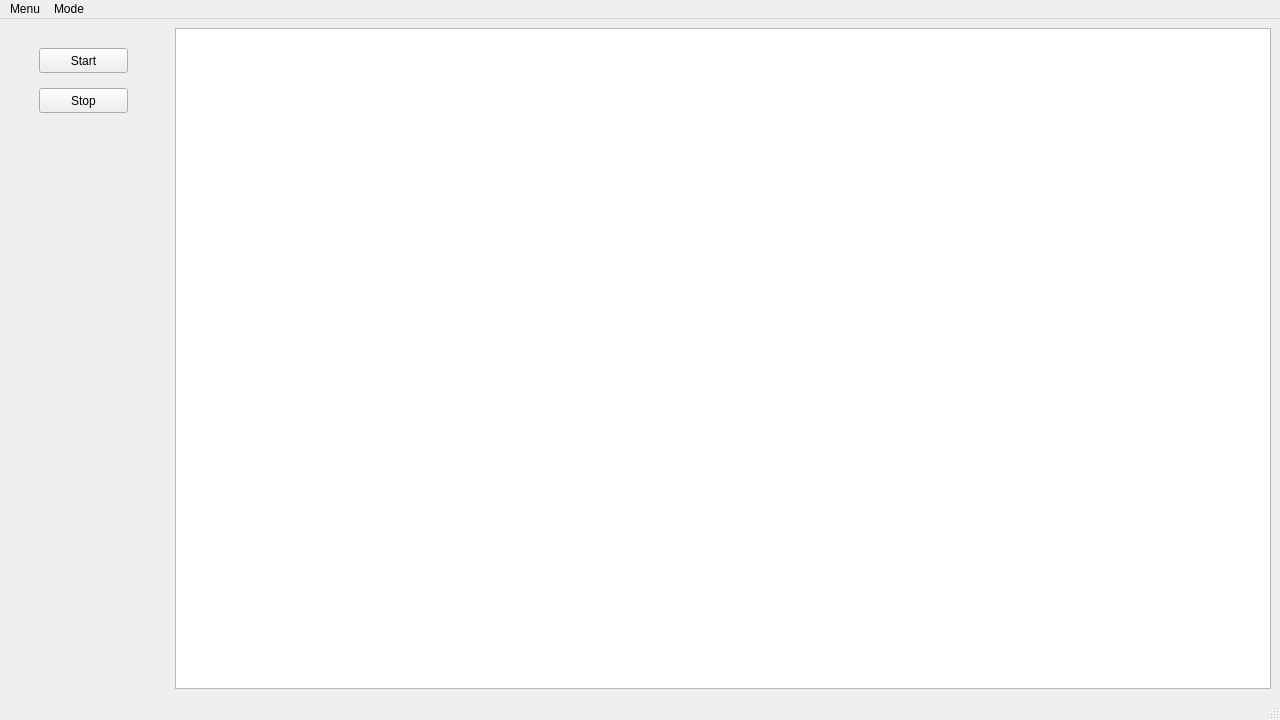
<?xml version="1.0" encoding="UTF-8"?>
<ui version="4.0">
 <class>MainWindow</class>
 <widget class="QMainWindow" name="MainWindow">
  <property name="geometry">
   <rect>
    <x>0</x>
    <y>0</y>
    <width>1280</width>
    <height>720</height>
   </rect>
  </property>
  <property name="minimumSize">
   <size>
    <width>800</width>
    <height>600</height>
   </size>
  </property>
  <property name="windowTitle">
   <string>Bubmlebee 2.0</string>
  </property>
  <widget class="QWidget" name="centralwidget">
   <layout class="QGridLayout" name="gridLayout_2">
    <item row="0" column="1">
     <widget class="QTextBrowser" name="textBrowser">
      <property name="frameShape">
       <enum>QFrame::StyledPanel</enum>
      </property>
      <property name="frameShadow">
       <enum>QFrame::Sunken</enum>
      </property>
      <property name="lineWidth">
       <number>1</number>
      </property>
      <property name="placeholderText">
       <string/>
      </property>
     </widget>
    </item>
    <item row="0" column="0">
     <widget class="QFrame" name="frame">
      <property name="minimumSize">
       <size>
        <width>160</width>
        <height>0</height>
       </size>
      </property>
      <property name="frameShape">
       <enum>QFrame::NoFrame</enum>
      </property>
      <property name="frameShadow">
       <enum>QFrame::Raised</enum>
      </property>
      <widget class="QPushButton" name="pushButton">
       <property name="geometry">
        <rect>
         <x>30</x>
         <y>20</y>
         <width>89</width>
         <height>25</height>
        </rect>
       </property>
       <property name="text">
        <string>Start</string>
       </property>
      </widget>
      <widget class="QPushButton" name="pushButton_2">
       <property name="geometry">
        <rect>
         <x>30</x>
         <y>60</y>
         <width>89</width>
         <height>25</height>
        </rect>
       </property>
       <property name="text">
        <string>Stop</string>
       </property>
      </widget>
     </widget>
    </item>
   </layout>
  </widget>
  <widget class="QMenuBar" name="menubar">
   <property name="geometry">
    <rect>
     <x>0</x>
     <y>0</y>
     <width>1280</width>
     <height>22</height>
    </rect>
   </property>
   <widget class="QMenu" name="menuMenu">
    <property name="title">
     <string>Menu</string>
    </property>
    <addaction name="actionExit"/>
   </widget>
   <widget class="QMenu" name="menuMode">
    <property name="title">
     <string>Mode</string>
    </property>
    <addaction name="separator"/>
    <addaction name="actionBumblebee"/>
    <addaction name="actionUpdate_Peak"/>
    <addaction name="actionIMP_installer_check"/>
   </widget>
   <addaction name="menuMenu"/>
   <addaction name="menuMode"/>
  </widget>
  <widget class="QStatusBar" name="statusbar"/>
  <action name="actionExit">
   <property name="text">
    <string>Exit</string>
   </property>
  </action>
  <action name="actionUpdate_Peak">
   <property name="text">
    <string>Update Peak</string>
   </property>
  </action>
  <action name="actionBumblebee">
   <property name="text">
    <string>Bumblebee</string>
   </property>
  </action>
  <action name="actionIMP_installer_check">
   <property name="text">
    <string>IMP installer check</string>
   </property>
  </action>
 </widget>
 <resources/>
 <connections/>
</ui>
